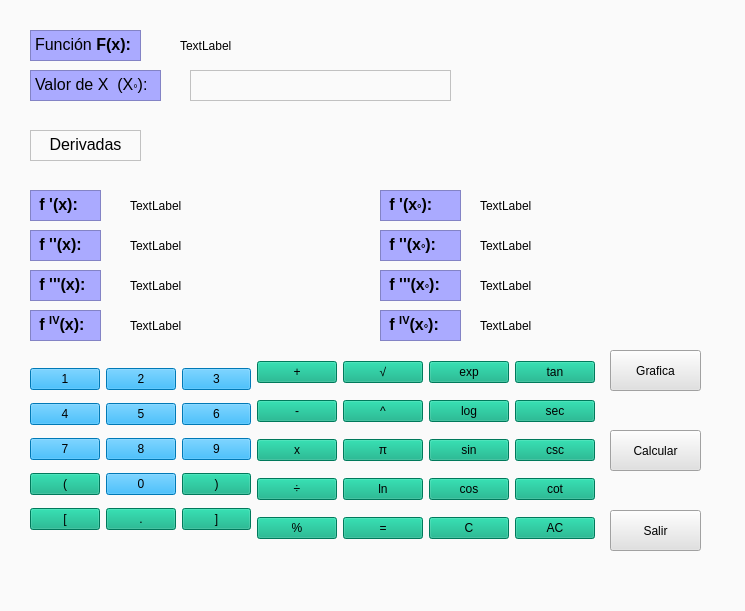
<?xml version="1.0" encoding="UTF-8"?>
<ui version="4.0">
 <class>Derivadas</class>
 <widget class="QWidget" name="Derivadas">
  <property name="geometry">
   <rect>
    <x>0</x>
    <y>0</y>
    <width>745</width>
    <height>611</height>
   </rect>
  </property>
  <property name="windowTitle">
   <string>Calculadora de Derivadas</string>
  </property>
  <property name="styleSheet">
   <string notr="true">background-color: rgb(250, 250, 250);</string>
  </property>
  <widget class="QTextEdit" name="textEdit">
   <property name="geometry">
    <rect>
     <x>30</x>
     <y>30</y>
     <width>111</width>
     <height>31</height>
    </rect>
   </property>
   <property name="styleSheet">
    <string notr="true">font: 12pt &quot;Arial&quot;;
background-color: rgb(170, 170, 255);</string>
   </property>
   <property name="html">
    <string>&lt;!DOCTYPE HTML PUBLIC &quot;-//W3C//DTD HTML 4.0//EN&quot; &quot;http://www.w3.org/TR/REC-html40/strict.dtd&quot;&gt;
&lt;html&gt;&lt;head&gt;&lt;meta name=&quot;qrichtext&quot; content=&quot;1&quot; /&gt;&lt;style type=&quot;text/css&quot;&gt;
p, li { white-space: pre-wrap; }
&lt;/style&gt;&lt;/head&gt;&lt;body style=&quot; font-family:'Arial'; font-size:12pt; font-weight:400; font-style:normal;&quot;&gt;
&lt;p style=&quot; margin-top:0px; margin-bottom:0px; margin-left:0px; margin-right:0px; -qt-block-indent:0; text-indent:0px;&quot;&gt;&lt;span style=&quot; font-family:'MS Shell Dlg 2'; color:#000000;&quot;&gt;Función &lt;/span&gt;&lt;span style=&quot; font-family:'MS Shell Dlg 2'; font-weight:600; color:#000000;&quot;&gt;F(x):&lt;/span&gt;&lt;/p&gt;&lt;/body&gt;&lt;/html&gt;</string>
   </property>
  </widget>
  <widget class="QTextEdit" name="textEdit_2">
   <property name="geometry">
    <rect>
     <x>30</x>
     <y>70</y>
     <width>131</width>
     <height>31</height>
    </rect>
   </property>
   <property name="styleSheet">
    <string notr="true">font: 12pt &quot;Arial&quot;;
background-color: rgb(170, 170, 255);</string>
   </property>
   <property name="html">
    <string>&lt;!DOCTYPE HTML PUBLIC &quot;-//W3C//DTD HTML 4.0//EN&quot; &quot;http://www.w3.org/TR/REC-html40/strict.dtd&quot;&gt;
&lt;html&gt;&lt;head&gt;&lt;meta name=&quot;qrichtext&quot; content=&quot;1&quot; /&gt;&lt;style type=&quot;text/css&quot;&gt;
p, li { white-space: pre-wrap; }
&lt;/style&gt;&lt;/head&gt;&lt;body style=&quot; font-family:'Arial'; font-size:12pt; font-weight:400; font-style:normal;&quot;&gt;
&lt;p style=&quot; margin-top:0px; margin-bottom:0px; margin-left:0px; margin-right:0px; -qt-block-indent:0; text-indent:0px;&quot;&gt;&lt;span style=&quot; color:#000000;&quot;&gt;Valor de X  (X&lt;/span&gt;&lt;span style=&quot; color:#000000; vertical-align:sub;&quot;&gt;°&lt;/span&gt;&lt;span style=&quot; color:#000000;&quot;&gt;):&lt;/span&gt;&lt;/p&gt;&lt;/body&gt;&lt;/html&gt;</string>
   </property>
  </widget>
  <widget class="QTextEdit" name="textEdit_3">
   <property name="geometry">
    <rect>
     <x>30</x>
     <y>130</y>
     <width>111</width>
     <height>31</height>
    </rect>
   </property>
   <property name="styleSheet">
    <string notr="true">font: 12pt &quot;Arial&quot;;
</string>
   </property>
   <property name="html">
    <string>&lt;!DOCTYPE HTML PUBLIC &quot;-//W3C//DTD HTML 4.0//EN&quot; &quot;http://www.w3.org/TR/REC-html40/strict.dtd&quot;&gt;
&lt;html&gt;&lt;head&gt;&lt;meta name=&quot;qrichtext&quot; content=&quot;1&quot; /&gt;&lt;style type=&quot;text/css&quot;&gt;
p, li { white-space: pre-wrap; }
&lt;/style&gt;&lt;/head&gt;&lt;body style=&quot; font-family:'Arial'; font-size:12pt; font-weight:400; font-style:normal;&quot;&gt;
&lt;p align=&quot;center&quot; style=&quot; margin-top:0px; margin-bottom:0px; margin-left:0px; margin-right:0px; -qt-block-indent:0; text-indent:0px;&quot;&gt;&lt;span style=&quot; color:#000000;&quot;&gt;Derivadas&lt;/span&gt;&lt;/p&gt;&lt;/body&gt;&lt;/html&gt;</string>
   </property>
  </widget>
  <widget class="QTextEdit" name="textEdit_4">
   <property name="geometry">
    <rect>
     <x>30</x>
     <y>190</y>
     <width>71</width>
     <height>31</height>
    </rect>
   </property>
   <property name="styleSheet">
    <string notr="true">font: 12pt &quot;Arial&quot;;
background-color: rgb(170, 170, 255);</string>
   </property>
   <property name="html">
    <string>&lt;!DOCTYPE HTML PUBLIC &quot;-//W3C//DTD HTML 4.0//EN&quot; &quot;http://www.w3.org/TR/REC-html40/strict.dtd&quot;&gt;
&lt;html&gt;&lt;head&gt;&lt;meta name=&quot;qrichtext&quot; content=&quot;1&quot; /&gt;&lt;style type=&quot;text/css&quot;&gt;
p, li { white-space: pre-wrap; }
&lt;/style&gt;&lt;/head&gt;&lt;body style=&quot; font-family:'Arial'; font-size:12pt; font-weight:400; font-style:normal;&quot;&gt;
&lt;p style=&quot; margin-top:0px; margin-bottom:0px; margin-left:0px; margin-right:0px; -qt-block-indent:0; text-indent:0px;&quot;&gt;&lt;span style=&quot; font-family:'MS Shell Dlg 2'; font-weight:600; color:#000000;&quot;&gt; f '(x):&lt;/span&gt;&lt;/p&gt;&lt;/body&gt;&lt;/html&gt;</string>
   </property>
  </widget>
  <widget class="QTextEdit" name="textEdit_5">
   <property name="geometry">
    <rect>
     <x>380</x>
     <y>190</y>
     <width>81</width>
     <height>31</height>
    </rect>
   </property>
   <property name="styleSheet">
    <string notr="true">font: 12pt &quot;Arial&quot;;
background-color: rgb(170, 170, 255);</string>
   </property>
   <property name="html">
    <string>&lt;!DOCTYPE HTML PUBLIC &quot;-//W3C//DTD HTML 4.0//EN&quot; &quot;http://www.w3.org/TR/REC-html40/strict.dtd&quot;&gt;
&lt;html&gt;&lt;head&gt;&lt;meta name=&quot;qrichtext&quot; content=&quot;1&quot; /&gt;&lt;style type=&quot;text/css&quot;&gt;
p, li { white-space: pre-wrap; }
&lt;/style&gt;&lt;/head&gt;&lt;body style=&quot; font-family:'Arial'; font-size:12pt; font-weight:400; font-style:normal;&quot;&gt;
&lt;p style=&quot; margin-top:0px; margin-bottom:0px; margin-left:0px; margin-right:0px; -qt-block-indent:0; text-indent:0px;&quot;&gt;&lt;span style=&quot; font-family:'MS Shell Dlg 2'; font-weight:600; color:#000000;&quot;&gt; f '(x&lt;/span&gt;&lt;span style=&quot; font-family:'MS Shell Dlg 2'; font-weight:600; color:#000000; vertical-align:sub;&quot;&gt;°&lt;/span&gt;&lt;span style=&quot; font-family:'MS Shell Dlg 2'; font-weight:600; color:#000000;&quot;&gt;):&lt;/span&gt;&lt;/p&gt;&lt;/body&gt;&lt;/html&gt;</string>
   </property>
  </widget>
  <widget class="QTextEdit" name="textEdit_6">
   <property name="geometry">
    <rect>
     <x>380</x>
     <y>230</y>
     <width>81</width>
     <height>31</height>
    </rect>
   </property>
   <property name="styleSheet">
    <string notr="true">font: 12pt &quot;Arial&quot;;
background-color: rgb(170, 170, 255);</string>
   </property>
   <property name="html">
    <string>&lt;!DOCTYPE HTML PUBLIC &quot;-//W3C//DTD HTML 4.0//EN&quot; &quot;http://www.w3.org/TR/REC-html40/strict.dtd&quot;&gt;
&lt;html&gt;&lt;head&gt;&lt;meta name=&quot;qrichtext&quot; content=&quot;1&quot; /&gt;&lt;style type=&quot;text/css&quot;&gt;
p, li { white-space: pre-wrap; }
&lt;/style&gt;&lt;/head&gt;&lt;body style=&quot; font-family:'Arial'; font-size:12pt; font-weight:400; font-style:normal;&quot;&gt;
&lt;p style=&quot; margin-top:0px; margin-bottom:0px; margin-left:0px; margin-right:0px; -qt-block-indent:0; text-indent:0px;&quot;&gt;&lt;span style=&quot; font-family:'MS Shell Dlg 2'; font-weight:600; color:#000000;&quot;&gt; f ''(x&lt;/span&gt;&lt;span style=&quot; font-family:'MS Shell Dlg 2'; font-weight:600; color:#000000; vertical-align:sub;&quot;&gt;°&lt;/span&gt;&lt;span style=&quot; font-family:'MS Shell Dlg 2'; font-weight:600; color:#000000;&quot;&gt;):&lt;/span&gt;&lt;/p&gt;&lt;/body&gt;&lt;/html&gt;</string>
   </property>
  </widget>
  <widget class="QPushButton" name="pushButton_9">
   <property name="geometry">
    <rect>
     <x>420</x>
     <y>710</y>
     <width>91</width>
     <height>41</height>
    </rect>
   </property>
   <property name="styleSheet">
    <string notr="true">background-color: rgb(225, 225, 225);
font: 87 12pt &quot;Arial Black&quot;;</string>
   </property>
   <property name="text">
    <string>Borrar</string>
   </property>
  </widget>
  <widget class="QPushButton" name="pushButton_8">
   <property name="geometry">
    <rect>
     <x>610</x>
     <y>430</y>
     <width>91</width>
     <height>41</height>
    </rect>
   </property>
   <property name="styleSheet">
    <string notr="true">background-color: rgb(225, 225, 225);
font: 87 12pt &quot;Arial Black&quot;;</string>
   </property>
   <property name="text">
    <string>Calcular</string>
   </property>
  </widget>
  <widget class="QPushButton" name="pushButton_11">
   <property name="geometry">
    <rect>
     <x>610</x>
     <y>510</y>
     <width>91</width>
     <height>41</height>
    </rect>
   </property>
   <property name="styleSheet">
    <string notr="true">background-color: rgb(225, 225, 225);
font: 87 12pt &quot;Arial Black&quot;;</string>
   </property>
   <property name="text">
    <string>Salir</string>
   </property>
  </widget>
  <widget class="QTextEdit" name="textEdit_7">
   <property name="geometry">
    <rect>
     <x>30</x>
     <y>230</y>
     <width>71</width>
     <height>31</height>
    </rect>
   </property>
   <property name="styleSheet">
    <string notr="true">font: 12pt &quot;Arial&quot;;
background-color: rgb(170, 170, 255);</string>
   </property>
   <property name="html">
    <string>&lt;!DOCTYPE HTML PUBLIC &quot;-//W3C//DTD HTML 4.0//EN&quot; &quot;http://www.w3.org/TR/REC-html40/strict.dtd&quot;&gt;
&lt;html&gt;&lt;head&gt;&lt;meta name=&quot;qrichtext&quot; content=&quot;1&quot; /&gt;&lt;style type=&quot;text/css&quot;&gt;
p, li { white-space: pre-wrap; }
&lt;/style&gt;&lt;/head&gt;&lt;body style=&quot; font-family:'Arial'; font-size:12pt; font-weight:400; font-style:normal;&quot;&gt;
&lt;p style=&quot; margin-top:0px; margin-bottom:0px; margin-left:0px; margin-right:0px; -qt-block-indent:0; text-indent:0px;&quot;&gt;&lt;span style=&quot; font-family:'MS Shell Dlg 2'; font-weight:600; color:#000000;&quot;&gt; f ''(x):&lt;/span&gt;&lt;/p&gt;&lt;/body&gt;&lt;/html&gt;</string>
   </property>
  </widget>
  <widget class="QTextEdit" name="textEdit_8">
   <property name="geometry">
    <rect>
     <x>30</x>
     <y>270</y>
     <width>71</width>
     <height>31</height>
    </rect>
   </property>
   <property name="styleSheet">
    <string notr="true">font: 12pt &quot;Arial&quot;;
background-color: rgb(170, 170, 255);</string>
   </property>
   <property name="html">
    <string>&lt;!DOCTYPE HTML PUBLIC &quot;-//W3C//DTD HTML 4.0//EN&quot; &quot;http://www.w3.org/TR/REC-html40/strict.dtd&quot;&gt;
&lt;html&gt;&lt;head&gt;&lt;meta name=&quot;qrichtext&quot; content=&quot;1&quot; /&gt;&lt;style type=&quot;text/css&quot;&gt;
p, li { white-space: pre-wrap; }
&lt;/style&gt;&lt;/head&gt;&lt;body style=&quot; font-family:'Arial'; font-size:12pt; font-weight:400; font-style:normal;&quot;&gt;
&lt;p style=&quot; margin-top:0px; margin-bottom:0px; margin-left:0px; margin-right:0px; -qt-block-indent:0; text-indent:0px;&quot;&gt;&lt;span style=&quot; font-family:'MS Shell Dlg 2'; font-weight:600; color:#000000;&quot;&gt; f '''(x):&lt;/span&gt;&lt;/p&gt;&lt;/body&gt;&lt;/html&gt;</string>
   </property>
  </widget>
  <widget class="QTextEdit" name="textEdit_9">
   <property name="geometry">
    <rect>
     <x>30</x>
     <y>310</y>
     <width>71</width>
     <height>31</height>
    </rect>
   </property>
   <property name="styleSheet">
    <string notr="true">font: 12pt &quot;Arial&quot;;
background-color: rgb(170, 170, 255);</string>
   </property>
   <property name="html">
    <string>&lt;!DOCTYPE HTML PUBLIC &quot;-//W3C//DTD HTML 4.0//EN&quot; &quot;http://www.w3.org/TR/REC-html40/strict.dtd&quot;&gt;
&lt;html&gt;&lt;head&gt;&lt;meta name=&quot;qrichtext&quot; content=&quot;1&quot; /&gt;&lt;style type=&quot;text/css&quot;&gt;
p, li { white-space: pre-wrap; }
&lt;/style&gt;&lt;/head&gt;&lt;body style=&quot; font-family:'Arial'; font-size:12pt; font-weight:400; font-style:normal;&quot;&gt;
&lt;p style=&quot; margin-top:0px; margin-bottom:0px; margin-left:0px; margin-right:0px; -qt-block-indent:0; text-indent:0px;&quot;&gt;&lt;span style=&quot; font-family:'MS Shell Dlg 2'; font-weight:600; color:#000000;&quot;&gt; f &lt;/span&gt;&lt;span style=&quot; font-family:'MS Shell Dlg 2'; font-weight:600; color:#000000; vertical-align:super;&quot;&gt;IV&lt;/span&gt;&lt;span style=&quot; font-family:'MS Shell Dlg 2'; font-weight:600; color:#000000;&quot;&gt;(x):&lt;/span&gt;&lt;/p&gt;&lt;/body&gt;&lt;/html&gt;</string>
   </property>
  </widget>
  <widget class="QTextEdit" name="textEdit_10">
   <property name="geometry">
    <rect>
     <x>380</x>
     <y>270</y>
     <width>81</width>
     <height>31</height>
    </rect>
   </property>
   <property name="styleSheet">
    <string notr="true">font: 12pt &quot;Arial&quot;;
background-color: rgb(170, 170, 255);</string>
   </property>
   <property name="html">
    <string>&lt;!DOCTYPE HTML PUBLIC &quot;-//W3C//DTD HTML 4.0//EN&quot; &quot;http://www.w3.org/TR/REC-html40/strict.dtd&quot;&gt;
&lt;html&gt;&lt;head&gt;&lt;meta name=&quot;qrichtext&quot; content=&quot;1&quot; /&gt;&lt;style type=&quot;text/css&quot;&gt;
p, li { white-space: pre-wrap; }
&lt;/style&gt;&lt;/head&gt;&lt;body style=&quot; font-family:'Arial'; font-size:12pt; font-weight:400; font-style:normal;&quot;&gt;
&lt;p style=&quot; margin-top:0px; margin-bottom:0px; margin-left:0px; margin-right:0px; -qt-block-indent:0; text-indent:0px;&quot;&gt;&lt;span style=&quot; font-family:'MS Shell Dlg 2'; font-weight:600; color:#000000;&quot;&gt; f '''(x&lt;/span&gt;&lt;span style=&quot; font-family:'MS Shell Dlg 2'; font-weight:600; color:#000000; vertical-align:sub;&quot;&gt;°&lt;/span&gt;&lt;span style=&quot; font-family:'MS Shell Dlg 2'; font-weight:600; color:#000000;&quot;&gt;):&lt;/span&gt;&lt;/p&gt;&lt;/body&gt;&lt;/html&gt;</string>
   </property>
  </widget>
  <widget class="QTextEdit" name="textEdit_11">
   <property name="geometry">
    <rect>
     <x>380</x>
     <y>310</y>
     <width>81</width>
     <height>31</height>
    </rect>
   </property>
   <property name="styleSheet">
    <string notr="true">font: 12pt &quot;Arial&quot;;
background-color: rgb(170, 170, 255);</string>
   </property>
   <property name="html">
    <string>&lt;!DOCTYPE HTML PUBLIC &quot;-//W3C//DTD HTML 4.0//EN&quot; &quot;http://www.w3.org/TR/REC-html40/strict.dtd&quot;&gt;
&lt;html&gt;&lt;head&gt;&lt;meta name=&quot;qrichtext&quot; content=&quot;1&quot; /&gt;&lt;style type=&quot;text/css&quot;&gt;
p, li { white-space: pre-wrap; }
&lt;/style&gt;&lt;/head&gt;&lt;body style=&quot; font-family:'Arial'; font-size:12pt; font-weight:400; font-style:normal;&quot;&gt;
&lt;p style=&quot; margin-top:0px; margin-bottom:0px; margin-left:0px; margin-right:0px; -qt-block-indent:0; text-indent:0px;&quot;&gt;&lt;span style=&quot; font-family:'MS Shell Dlg 2'; font-weight:600; color:#000000;&quot;&gt; f &lt;/span&gt;&lt;span style=&quot; font-family:'MS Shell Dlg 2'; font-weight:600; color:#000000; vertical-align:super;&quot;&gt;IV&lt;/span&gt;&lt;span style=&quot; font-family:'MS Shell Dlg 2'; font-weight:600; color:#000000;&quot;&gt;(x&lt;/span&gt;&lt;span style=&quot; font-family:'MS Shell Dlg 2'; font-weight:600; color:#000000; vertical-align:sub;&quot;&gt;°&lt;/span&gt;&lt;span style=&quot; font-family:'MS Shell Dlg 2'; font-weight:600; color:#000000;&quot;&gt;):&lt;/span&gt;&lt;/p&gt;&lt;/body&gt;&lt;/html&gt;</string>
   </property>
  </widget>
  <widget class="QWidget" name="layoutWidget">
   <property name="geometry">
    <rect>
     <x>30</x>
     <y>350</y>
     <width>565</width>
     <height>203</height>
    </rect>
   </property>
   <layout class="QGridLayout" name="gridLayout_2">
    <item row="0" column="0" rowspan="5">
     <layout class="QGridLayout" name="gridLayout">
      <item row="0" column="0">
       <widget class="QPushButton" name="botonUno">
        <property name="styleSheet">
         <string notr="true">background-color: rgb(0, 170, 255);
font: 87 14pt &quot;Arial Black&quot;;</string>
        </property>
        <property name="text">
         <string>1</string>
        </property>
        <property name="shortcut">
         <string>1</string>
        </property>
       </widget>
      </item>
      <item row="0" column="1">
       <widget class="QPushButton" name="botonDos">
        <property name="styleSheet">
         <string notr="true">background-color: rgb(0, 170, 255);
font: 87 14pt &quot;Arial Black&quot;;</string>
        </property>
        <property name="text">
         <string>2</string>
        </property>
        <property name="shortcut">
         <string>2</string>
        </property>
       </widget>
      </item>
      <item row="0" column="2">
       <widget class="QPushButton" name="botonTres">
        <property name="styleSheet">
         <string notr="true">background-color: rgb(0, 170, 255);
font: 87 14pt &quot;Arial Black&quot;;</string>
        </property>
        <property name="text">
         <string>3</string>
        </property>
        <property name="shortcut">
         <string>3</string>
        </property>
       </widget>
      </item>
      <item row="1" column="0">
       <widget class="QPushButton" name="botonCuatro">
        <property name="styleSheet">
         <string notr="true">background-color: rgb(0, 170, 255);
font: 87 14pt &quot;Arial Black&quot;;</string>
        </property>
        <property name="text">
         <string>4</string>
        </property>
        <property name="shortcut">
         <string>4</string>
        </property>
       </widget>
      </item>
      <item row="1" column="1">
       <widget class="QPushButton" name="botonCinco">
        <property name="styleSheet">
         <string notr="true">background-color: rgb(0, 170, 255);
font: 87 14pt &quot;Arial Black&quot;;</string>
        </property>
        <property name="text">
         <string>5</string>
        </property>
        <property name="shortcut">
         <string>5</string>
        </property>
       </widget>
      </item>
      <item row="1" column="2">
       <widget class="QPushButton" name="botonSeis">
        <property name="styleSheet">
         <string notr="true">background-color: rgb(0, 170, 255);
font: 87 14pt &quot;Arial Black&quot;;</string>
        </property>
        <property name="text">
         <string>6</string>
        </property>
        <property name="shortcut">
         <string>6</string>
        </property>
       </widget>
      </item>
      <item row="2" column="0">
       <widget class="QPushButton" name="botonSiete">
        <property name="styleSheet">
         <string notr="true">background-color: rgb(0, 170, 255);
font: 87 14pt &quot;Arial Black&quot;;</string>
        </property>
        <property name="text">
         <string>7</string>
        </property>
        <property name="shortcut">
         <string>7</string>
        </property>
       </widget>
      </item>
      <item row="2" column="1">
       <widget class="QPushButton" name="botonOcho">
        <property name="styleSheet">
         <string notr="true">background-color: rgb(0, 170, 255);
font: 87 14pt &quot;Arial Black&quot;;</string>
        </property>
        <property name="text">
         <string>8</string>
        </property>
        <property name="shortcut">
         <string>8</string>
        </property>
       </widget>
      </item>
      <item row="2" column="2">
       <widget class="QPushButton" name="botonNueve">
        <property name="styleSheet">
         <string notr="true">background-color: rgb(0, 170, 255);
font: 87 14pt &quot;Arial Black&quot;;</string>
        </property>
        <property name="text">
         <string>9</string>
        </property>
        <property name="shortcut">
         <string>9</string>
        </property>
       </widget>
      </item>
      <item row="3" column="0">
       <widget class="QPushButton" name="botonCabierto">
        <property name="styleSheet">
         <string notr="true">font: 87 14pt &quot;Arial Black&quot;;
background-color: rgb(0, 170, 127);</string>
        </property>
        <property name="text">
         <string>(</string>
        </property>
        <property name="shortcut">
         <string>(</string>
        </property>
       </widget>
      </item>
      <item row="3" column="1">
       <widget class="QPushButton" name="botonCero">
        <property name="styleSheet">
         <string notr="true">background-color: rgb(0, 170, 255);
font: 87 14pt &quot;Arial Black&quot;;</string>
        </property>
        <property name="text">
         <string>0</string>
        </property>
        <property name="shortcut">
         <string>0</string>
        </property>
       </widget>
      </item>
      <item row="3" column="2">
       <widget class="QPushButton" name="botonCerrado">
        <property name="styleSheet">
         <string notr="true">background-color: rgb(0, 170, 127);
font: 87 14pt &quot;Arial Black&quot;;</string>
        </property>
        <property name="text">
         <string>)</string>
        </property>
        <property name="shortcut">
         <string>)</string>
        </property>
       </widget>
      </item>
      <item row="4" column="0">
       <widget class="QPushButton" name="botonCabierto_2">
        <property name="styleSheet">
         <string notr="true">font: 87 14pt &quot;Arial Black&quot;;
background-color: rgb(0, 170, 127);</string>
        </property>
        <property name="text">
         <string>[</string>
        </property>
        <property name="shortcut">
         <string>(</string>
        </property>
       </widget>
      </item>
      <item row="4" column="1">
       <widget class="QPushButton" name="botonPunto">
        <property name="styleSheet">
         <string notr="true">background-color: rgb(0, 170, 127);
font: 87 14pt &quot;Arial Black&quot;;</string>
        </property>
        <property name="text">
         <string>.</string>
        </property>
        <property name="shortcut">
         <string>.</string>
        </property>
       </widget>
      </item>
      <item row="4" column="2">
       <widget class="QPushButton" name="botonCabierto_3">
        <property name="styleSheet">
         <string notr="true">font: 87 14pt &quot;Arial Black&quot;;
background-color: rgb(0, 170, 127);</string>
        </property>
        <property name="text">
         <string>]</string>
        </property>
        <property name="shortcut">
         <string>(</string>
        </property>
       </widget>
      </item>
     </layout>
    </item>
    <item row="0" column="1">
     <widget class="QPushButton" name="botonMas">
      <property name="styleSheet">
       <string notr="true">font: 87 14pt &quot;Arial Black&quot;;
background-color: rgb(0, 170, 127);</string>
      </property>
      <property name="text">
       <string>+</string>
      </property>
      <property name="shortcut">
       <string>+</string>
      </property>
     </widget>
    </item>
    <item row="0" column="2">
     <widget class="QPushButton" name="botonMas_2">
      <property name="styleSheet">
       <string notr="true">font: 75 14pt &quot;Arial&quot;;
background-color: rgb(0, 170, 127);</string>
      </property>
      <property name="text">
       <string>√</string>
      </property>
      <property name="shortcut">
       <string>+</string>
      </property>
     </widget>
    </item>
    <item row="0" column="3">
     <widget class="QPushButton" name="botonMas_3">
      <property name="styleSheet">
       <string notr="true">font: 12pt &quot;Arial&quot;;
background-color: rgb(0, 170, 127);</string>
      </property>
      <property name="text">
       <string>exp</string>
      </property>
      <property name="shortcut">
       <string>+</string>
      </property>
     </widget>
    </item>
    <item row="0" column="4">
     <widget class="QPushButton" name="botonMas_11">
      <property name="styleSheet">
       <string notr="true">font: 12pt &quot;Arial&quot;;
background-color: rgb(0, 170, 127);</string>
      </property>
      <property name="text">
       <string>tan</string>
      </property>
      <property name="shortcut">
       <string>+</string>
      </property>
     </widget>
    </item>
    <item row="1" column="1">
     <widget class="QPushButton" name="botonMenos">
      <property name="styleSheet">
       <string notr="true">font: 87 14pt &quot;Arial Black&quot;;
background-color: rgb(0, 170, 127);</string>
      </property>
      <property name="text">
       <string>-</string>
      </property>
      <property name="shortcut">
       <string>-</string>
      </property>
     </widget>
    </item>
    <item row="1" column="2">
     <widget class="QPushButton" name="botonMas_4">
      <property name="styleSheet">
       <string notr="true">font: 87 14pt &quot;Arial Black&quot;;
background-color: rgb(0, 170, 127);</string>
      </property>
      <property name="text">
       <string>^</string>
      </property>
      <property name="shortcut">
       <string>+</string>
      </property>
     </widget>
    </item>
    <item row="1" column="3">
     <widget class="QPushButton" name="botonMas_8">
      <property name="styleSheet">
       <string notr="true">font: 12pt &quot;Arial&quot;;
background-color: rgb(0, 170, 127);</string>
      </property>
      <property name="text">
       <string>log</string>
      </property>
      <property name="shortcut">
       <string>+</string>
      </property>
     </widget>
    </item>
    <item row="1" column="4">
     <widget class="QPushButton" name="botonMas_12">
      <property name="styleSheet">
       <string notr="true">font: 12pt &quot;Arial&quot;;
background-color: rgb(0, 170, 127);</string>
      </property>
      <property name="text">
       <string>sec</string>
      </property>
      <property name="shortcut">
       <string>+</string>
      </property>
     </widget>
    </item>
    <item row="2" column="1">
     <widget class="QPushButton" name="BotonMulti">
      <property name="styleSheet">
       <string notr="true">background-color: rgb(0, 170, 127);
font: 87 14pt &quot;Arial Black&quot;;</string>
      </property>
      <property name="text">
       <string>x</string>
      </property>
      <property name="shortcut">
       <string>*</string>
      </property>
     </widget>
    </item>
    <item row="2" column="2">
     <widget class="QPushButton" name="botonMas_7">
      <property name="styleSheet">
       <string notr="true">font: 87 14pt &quot;Arial Black&quot;;
background-color: rgb(0, 170, 127);</string>
      </property>
      <property name="text">
       <string>π</string>
      </property>
      <property name="shortcut">
       <string>+</string>
      </property>
     </widget>
    </item>
    <item row="2" column="3">
     <widget class="QPushButton" name="botonMas_9">
      <property name="styleSheet">
       <string notr="true">font: 12pt &quot;Arial&quot;;
background-color: rgb(0, 170, 127);</string>
      </property>
      <property name="text">
       <string>sin</string>
      </property>
      <property name="shortcut">
       <string>+</string>
      </property>
     </widget>
    </item>
    <item row="2" column="4">
     <widget class="QPushButton" name="botonMas_13">
      <property name="styleSheet">
       <string notr="true">font: 12pt &quot;Arial&quot;;
background-color: rgb(0, 170, 127);</string>
      </property>
      <property name="text">
       <string>csc</string>
      </property>
      <property name="shortcut">
       <string>+</string>
      </property>
     </widget>
    </item>
    <item row="3" column="1">
     <widget class="QPushButton" name="botonDivision">
      <property name="styleSheet">
       <string notr="true">font: 87 14pt &quot;Arial Black&quot;;
background-color: rgb(0, 170, 127);</string>
      </property>
      <property name="text">
       <string>÷</string>
      </property>
      <property name="shortcut">
       <string>/</string>
      </property>
     </widget>
    </item>
    <item row="3" column="2">
     <widget class="QPushButton" name="botonMas_5">
      <property name="styleSheet">
       <string notr="true">font: 12pt &quot;Arial&quot;;
background-color: rgb(0, 170, 127);</string>
      </property>
      <property name="text">
       <string>ln</string>
      </property>
      <property name="shortcut">
       <string>+</string>
      </property>
     </widget>
    </item>
    <item row="3" column="3">
     <widget class="QPushButton" name="botonMas_10">
      <property name="styleSheet">
       <string notr="true">font: 12pt &quot;Arial&quot;;
background-color: rgb(0, 170, 127);</string>
      </property>
      <property name="text">
       <string>cos</string>
      </property>
      <property name="shortcut">
       <string>+</string>
      </property>
     </widget>
    </item>
    <item row="3" column="4">
     <widget class="QPushButton" name="botonMas_14">
      <property name="styleSheet">
       <string notr="true">font: 12pt &quot;Arial&quot;;
background-color: rgb(0, 170, 127);</string>
      </property>
      <property name="text">
       <string>cot</string>
      </property>
      <property name="shortcut">
       <string>+</string>
      </property>
     </widget>
    </item>
    <item row="4" column="1">
     <widget class="QPushButton" name="botonPorcentaje">
      <property name="styleSheet">
       <string notr="true">font: 87 14pt &quot;Arial Black&quot;;
background-color: rgb(0, 170, 127);</string>
      </property>
      <property name="text">
       <string>%</string>
      </property>
      <property name="shortcut">
       <string>%</string>
      </property>
     </widget>
    </item>
    <item row="4" column="2">
     <widget class="QPushButton" name="botonMas_6">
      <property name="styleSheet">
       <string notr="true">font: 87 14pt &quot;Arial Black&quot;;
background-color: rgb(0, 170, 127);</string>
      </property>
      <property name="text">
       <string>=</string>
      </property>
      <property name="shortcut">
       <string>+</string>
      </property>
     </widget>
    </item>
    <item row="4" column="3">
     <widget class="QPushButton" name="BotonBorrar">
      <property name="styleSheet">
       <string notr="true">background-color: rgb(0, 170, 127);
font: 87 14pt &quot;Arial Black&quot;;</string>
      </property>
      <property name="text">
       <string>C</string>
      </property>
      <property name="shortcut">
       <string>Esc</string>
      </property>
     </widget>
    </item>
    <item row="4" column="4">
     <widget class="QPushButton" name="botonAC">
      <property name="styleSheet">
       <string notr="true">font: 87 14pt &quot;Arial Black&quot;;
background-color: rgb(0, 170, 127);</string>
      </property>
      <property name="text">
       <string>AC</string>
      </property>
     </widget>
    </item>
   </layout>
  </widget>
  <widget class="QPushButton" name="pushButton_14">
   <property name="geometry">
    <rect>
     <x>610</x>
     <y>350</y>
     <width>91</width>
     <height>41</height>
    </rect>
   </property>
   <property name="styleSheet">
    <string notr="true">background-color: rgb(225, 225, 225);
font: 87 12pt &quot;Arial Black&quot;;</string>
   </property>
   <property name="text">
    <string>Grafica</string>
   </property>
  </widget>
  <widget class="QTextEdit" name="textEdit_12">
   <property name="geometry">
    <rect>
     <x>190</x>
     <y>70</y>
     <width>261</width>
     <height>31</height>
    </rect>
   </property>
  </widget>
  <widget class="QLabel" name="label">
   <property name="geometry">
    <rect>
     <x>180</x>
     <y>30</y>
     <width>261</width>
     <height>31</height>
    </rect>
   </property>
   <property name="text">
    <string>TextLabel</string>
   </property>
  </widget>
  <widget class="QLabel" name="label_2">
   <property name="geometry">
    <rect>
     <x>130</x>
     <y>190</y>
     <width>211</width>
     <height>31</height>
    </rect>
   </property>
   <property name="text">
    <string>TextLabel</string>
   </property>
  </widget>
  <widget class="QLabel" name="label_3">
   <property name="geometry">
    <rect>
     <x>130</x>
     <y>230</y>
     <width>211</width>
     <height>31</height>
    </rect>
   </property>
   <property name="text">
    <string>TextLabel</string>
   </property>
  </widget>
  <widget class="QLabel" name="label_4">
   <property name="geometry">
    <rect>
     <x>130</x>
     <y>270</y>
     <width>211</width>
     <height>31</height>
    </rect>
   </property>
   <property name="text">
    <string>TextLabel</string>
   </property>
  </widget>
  <widget class="QLabel" name="label_5">
   <property name="geometry">
    <rect>
     <x>130</x>
     <y>310</y>
     <width>221</width>
     <height>31</height>
    </rect>
   </property>
   <property name="text">
    <string>TextLabel</string>
   </property>
  </widget>
  <widget class="QLabel" name="label_6">
   <property name="geometry">
    <rect>
     <x>480</x>
     <y>190</y>
     <width>211</width>
     <height>31</height>
    </rect>
   </property>
   <property name="text">
    <string>TextLabel</string>
   </property>
  </widget>
  <widget class="QLabel" name="label_7">
   <property name="geometry">
    <rect>
     <x>480</x>
     <y>230</y>
     <width>211</width>
     <height>31</height>
    </rect>
   </property>
   <property name="text">
    <string>TextLabel</string>
   </property>
  </widget>
  <widget class="QLabel" name="label_8">
   <property name="geometry">
    <rect>
     <x>480</x>
     <y>270</y>
     <width>211</width>
     <height>31</height>
    </rect>
   </property>
   <property name="text">
    <string>TextLabel</string>
   </property>
  </widget>
  <widget class="QLabel" name="label_9">
   <property name="geometry">
    <rect>
     <x>480</x>
     <y>310</y>
     <width>211</width>
     <height>31</height>
    </rect>
   </property>
   <property name="text">
    <string>TextLabel</string>
   </property>
  </widget>
 </widget>
 <resources/>
 <connections>
  <connection>
   <sender>pushButton_11</sender>
   <signal>clicked()</signal>
   <receiver>Derivadas</receiver>
   <slot>close()</slot>
   <hints>
    <hint type="sourcelabel">
     <x>358</x>
     <y>360</y>
    </hint>
    <hint type="destinationlabel">
     <x>392</x>
     <y>354</y>
    </hint>
   </hints>
  </connection>
  <connection>
   <sender>pushButton_9</sender>
   <signal>clicked()</signal>
   <receiver>Derivadas</receiver>
   <slot>deleteLater()</slot>
   <hints>
    <hint type="sourcelabel">
     <x>181</x>
     <y>342</y>
    </hint>
    <hint type="destinationlabel">
     <x>210</x>
     <y>313</y>
    </hint>
   </hints>
  </connection>
 </connections>
</ui>
